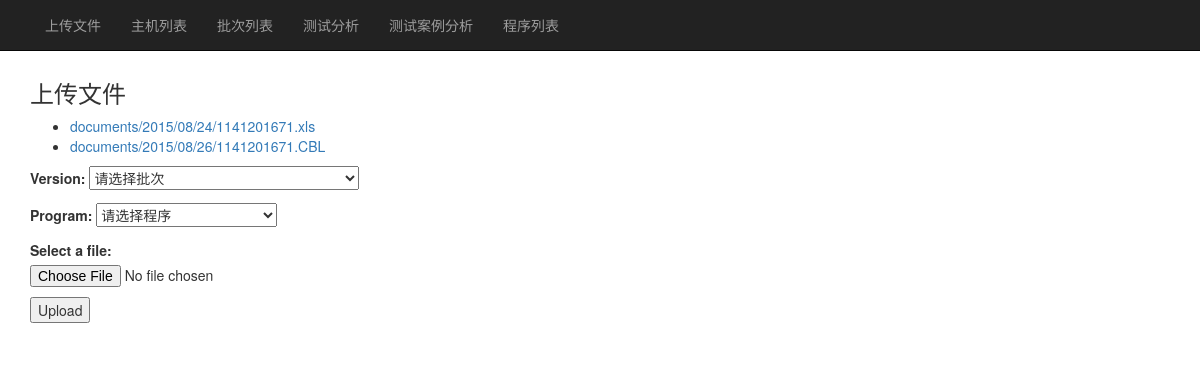
Before: / with the older database file.
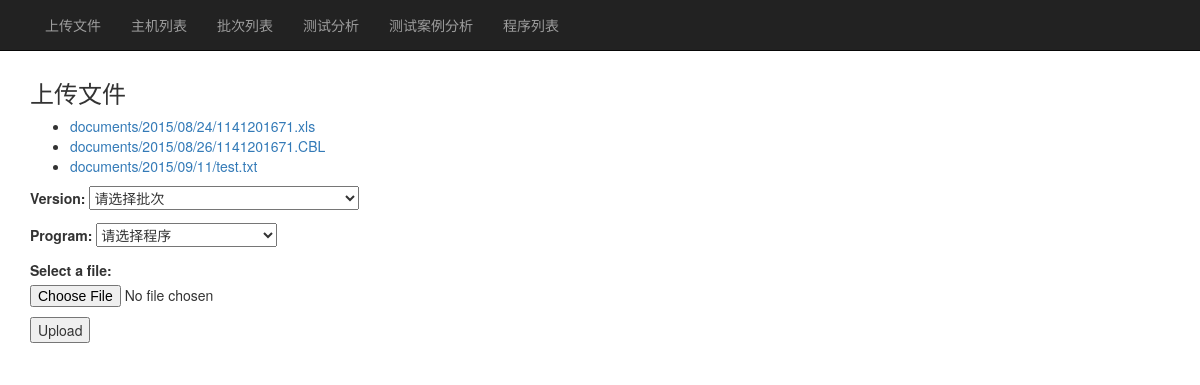
After: the same page with the newer database file.
### TestMIS/models.py (models this page shows, shortened)
class Document(models.Model):
    docfile = models.FileField(
        verbose_name="选择文件",
        upload_to='documents/%Y/%m/%d'
    )
    class Meta:
        verbose_name="上传文件"
        verbose_name_plural="上传文件"

### TestMIS/views.py (the view)
# urls.py: url(r'^$', upload_document, name='upload_file'),
def upload_document(request):
    if request.method == 'POST':
        form = UploadFileForm(request.POST, request.FILES)
        if form.is_valid():
            newdoc = Document(docfile = request.FILES['docfile'])
            newdoc.save()
            f = open(newdoc.docfile.path, "r")
            for line in f.readlines():
                item = list(line.strip().split('\t'))
                prog = Program.objects.get(name=item[3])
                ta = TestAnalysis.objects.get(program=prog)
                tc = TestCase.objects.filter(test_analysis=ta, case_no=item[5])
                if len(item)==7:
                    tp = TestPoint.objects.get(test_case=tc, point_name=item[6])
                    a_status = 'B'
                    act_value = ''
                elif len(item)==11:
                    tp = TestPoint.objects.get(test_case=tc, point_name=item[6], var_name=item[8])
                    a_status = item[7]
                    act_value = item[9]
                Report.objects.create(execute_date=datetime.date(int(item[0][:4]), int(item[0][4:6]), int(item[0][6:])), execute_time=datetime.time(int(item[1][:2]), int(item[1][3:5]), int(item[1][6:])), driven_trade=item[2], test_teller=item[4], test_point=tp, status=a_status, actual_value=act_value)
            return HttpResponseRedirect(reverse(upload_document))
    else:
        form = UploadFileForm()
    documents = Document.objects.all()
    version = Version.objects.all()
    program = Program.objects.all()
    return render_to_response('upload_file.html', {'documents': documents, 'form': form, 'version': version,
                              'program': program}, context_instance=RequestContext(request)
    )

### TestMIS/forms.py
class UploadFileForm(forms.Form):
    version = ModelChoiceField(queryset=Version.objects.all(), empty_label="请选择批次")
    program = ModelChoiceField(queryset=Program.objects.all(), empty_label="请选择程序")
    docfile = forms.FileField(label='Select a file')

### TestMIS/models.py (called while the page is built)
    def __unicode__(self):
        return u"{0} - IP: {1}".format(self.name, self.ip)

    def __unicode__(self):
        return u"{0}({1})".format(self.pds, self.name)

    def __unicode__(self):
        return u"{0}批次: {2} on ({1})".format(self.name, self.place, self.alias)

### templates/upload_file.html (shortened to what this page needs)
{% extends 'base.html' %}
{% block content %}
<h3>上传文件</h3>
{% if documents %}
<ul>
  {% for document in documents %}
  <li><a href="{{ document.docfile.url }}">{{ document.docfile.name }}</a></li>
  {% endfor %}
</ul>
{% endif %}
<form action="{% url 'upload_file' %}" method="post" enctype="multipart/form-data" >
  {{ form.as_p }}
  <input type="submit" value="Upload"/>
</form>
{% endblock %}

Changed rows visible on the page:
added Document: docfile.name "documents/2015/09/11/test.txt"
